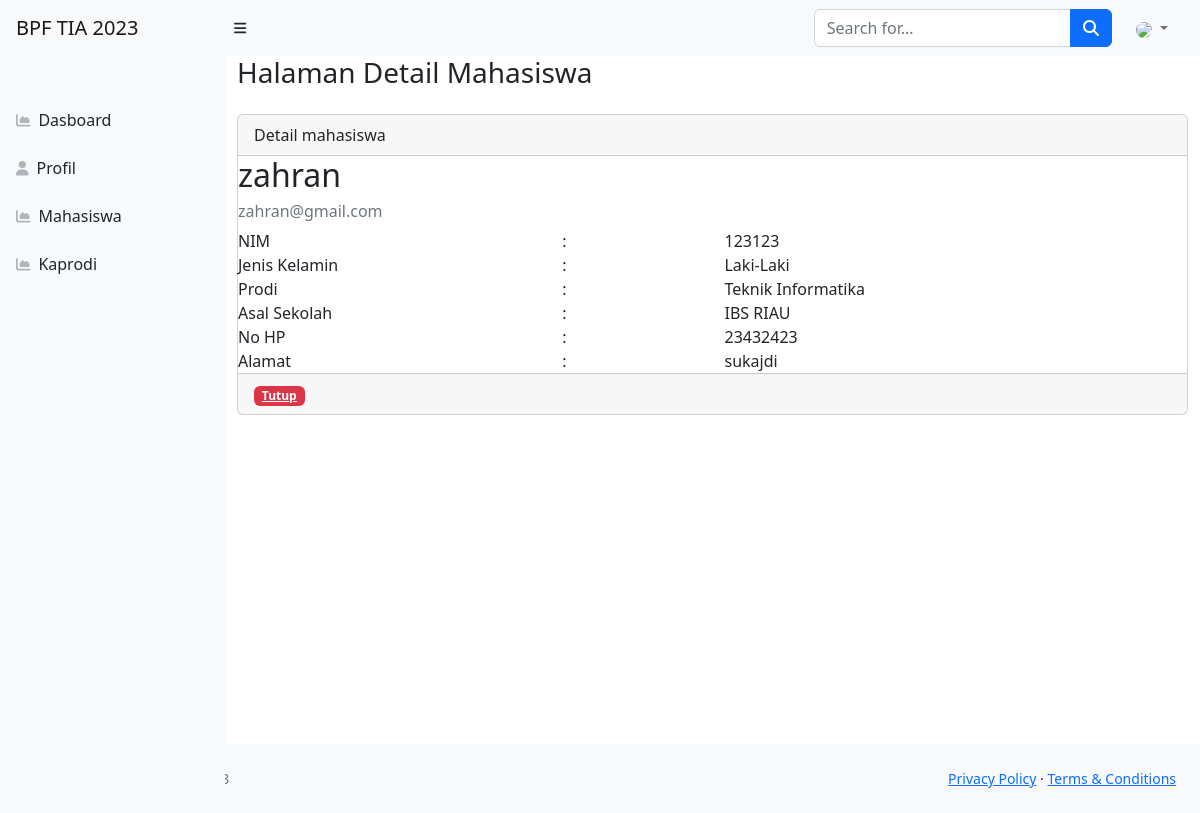
The app's page /index.php/Mahasiswa/detail/13 with its own data.
### tables this page shows
CREATE TABLE `mahasiswa` (
  `id` int(11) NOT NULL,
  `nama` varchar(255) NOT NULL,
  `nim` int(11) NOT NULL,
  `jenis_kelamin` varchar(15) NOT NULL,
  `email` varchar(100) NOT NULL,
  `prodi` int(11) NOT NULL,
  `asal_sekolah` varchar(100) NOT NULL,
  `no_hp` int(12) NOT NULL,
  `alamat` varchar(100) NOT NULL
);

CREATE TABLE `prodi` (
  `id` int(11) NOT NULL,
  `nama` varchar(255) NOT NULL,
  `ruang` varchar(20) NOT NULL,
  `jurusan` varchar(50) NOT NULL,
  `akreditasi` varchar(15) NOT NULL,
  `nama_kaprodi` varchar(255) NOT NULL,
  `tahun_berdiri` int(10) NOT NULL,
  `output_lulusan` varchar(255) NOT NULL,
  `gambar` varchar(100) NOT NULL DEFAULT 'prodi.jpg'
);

### application/controllers/Mahasiswa.php (called while the page is built, shortened)
<?php
class Mahasiswa extends CI_Controller
{
    public function __construct()
    {
        $this->load->model('mahasiswa_model');
        $this->load->model('prodi_model');
    }
    public function detail($id)
    {
        $data['judul'] = "Halaman Detail Mahasiswa";
        $data['user'] = $this->db->get_where('user', ['email' => $this->session->userdata('email')])->row_array();
        $data['mahasiswa'] = $this->mahasiswa_model->getById($id);
        $this->load->view("layout/header", $data);
        $this->load->view("mahasiswa/vw_detailMahasiswa", $data);
        $this->load->view("layout/footer", $data);
    }
}
?>

### index.php (called while the page is built, shortened)
<?php
require_once BASEPATH.'core/CodeIgniter.php';

### application/models/mahasiswa_model.php (called while the page is built, shortened)
<?php
class mahasiswa_model extends CI_Model
{
    public function getById($id){
        $this->db->select('m.*,p.nama as prodi');
        $this->db->from('mahasiswa m');
        $this->db->join('prodi p', 'm.prodi = p.id');
        $this->db->where('m.id', $id);
        $query = $this->db->get();
        return $query->row_array();
    }
}
?>

### application/views/mahasiswa/vw_detailMahasiswa.php (the view)
<div class="container-fluid">
    <h1 class="h3 mb-4 text-gray-800"><?php echo $judul; ?></h1>
    <div class="card">
        <div class="card-header">
            Detail mahasiswa
        </div>
        <h2 class="Card-tittle">
                        <?= $mahasiswa['nama']; ?>
                    </h2>
                    <h6 class="card-subtittle mb-2 text-muted">
                        <?= $mahasiswa['email']; ?>
                    </h6>
                    <div class="row">
                        <div class="col-md-4">NIM</div>
                        <div class="col-md-2">:</div>
                        <div class="col-md-6">
                            <?= $mahasiswa['nim']; ?>
                        </div>
                    </div>
                    <div class="row">
                        <div class="col-md-4">Jenis Kelamin</div>
                        <div class="col-md-2">:</div>
                        <div class="col-md-6">
                            <?= $mahasiswa['jenis_kelamin']; ?>
                        </div>
                    </div>
                    <div class="row">
                        <div class="col-md-4">Prodi</div>
                        <div class="col-md-2">:</div>
                        <div class="col-md-6">
                            <?= $mahasiswa['prodi']; ?>
                        </div>
                    </div>
                    <div class="row">
                        <div class="col-md-4">Asal Sekolah</div>
                        <div class="col-md-2">:</div>
                        <div class="col-md-6">
                            <?= $mahasiswa['asal_sekolah']; ?>
                        </div>
                    </div>
                    <div class="row">
                        <div class="col-md-4">No HP</div>
                        <div class="col-md-2">:</div>
                        <div class="col-md-6">
                            <?= $mahasiswa['no_hp']; ?>
                        </div>
                    </div>
                    <div class="row">
                        <div class="col-md-4">Alamat</div>
                        <div class="col-md-2">:</div>
                        <div class="col-md-6">
                            <?= $mahasiswa['alamat']; ?>
                        </div>
                    </div>
        <div class="card-footer justify-content-center">
            <a href="<?= base_url('index.php/Mahasiswa') ?>" class="badge bg-danger">Tutup</a>
        </div>
    </div>
</div>

### records on screen
mahasiswa: nama "zahran", email "zahran@gmail.com", nim "123123", jenis_kelamin "Laki-Laki", prodi.nama "Teknik Informatika", asal_sekolah "IBS RIAU", no_hp "23432423", alamat "sukajdi"

### other values on screen
$judul "Halaman Detail Mahasiswa"
